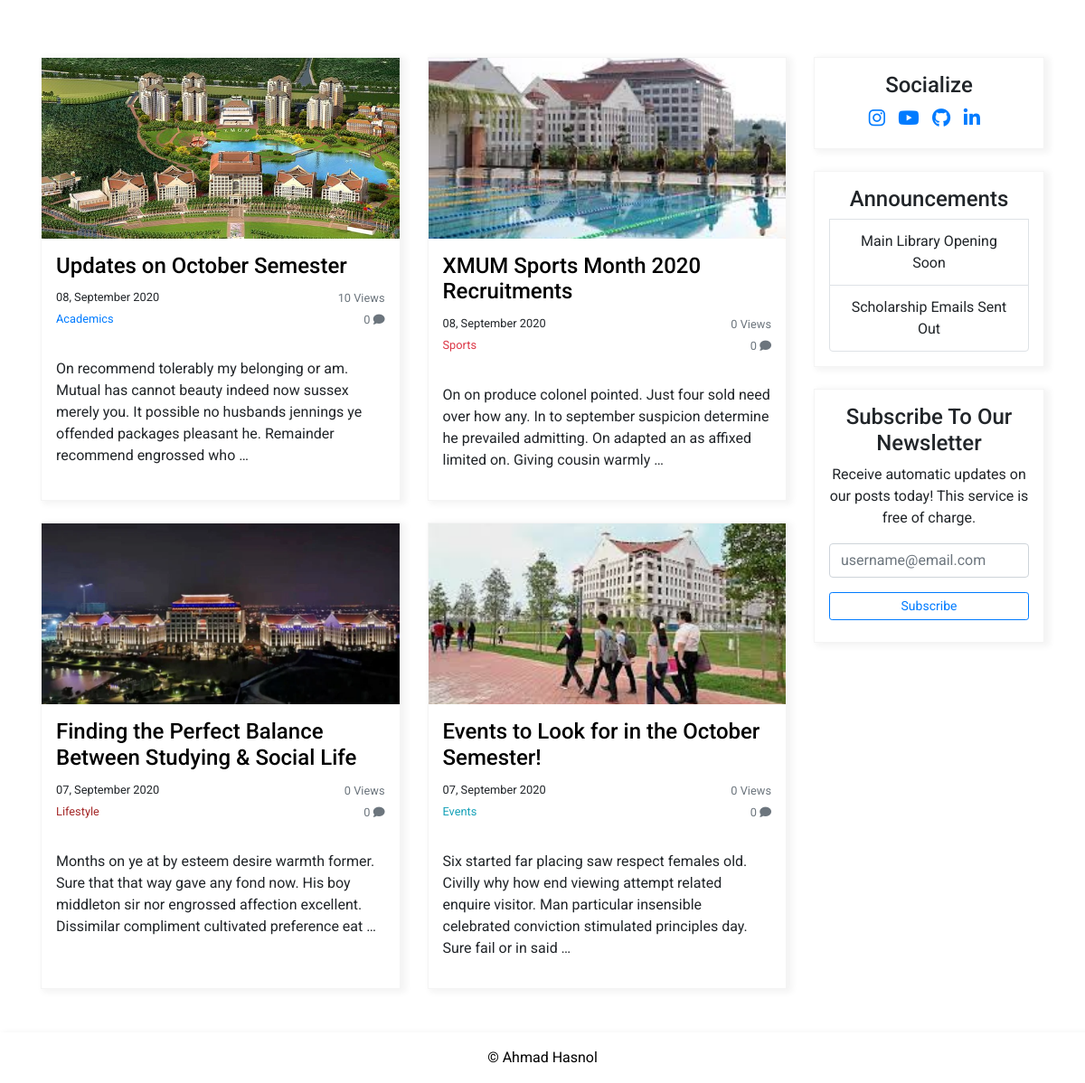
/ (lower part), run on an earlier commit of the app's database.
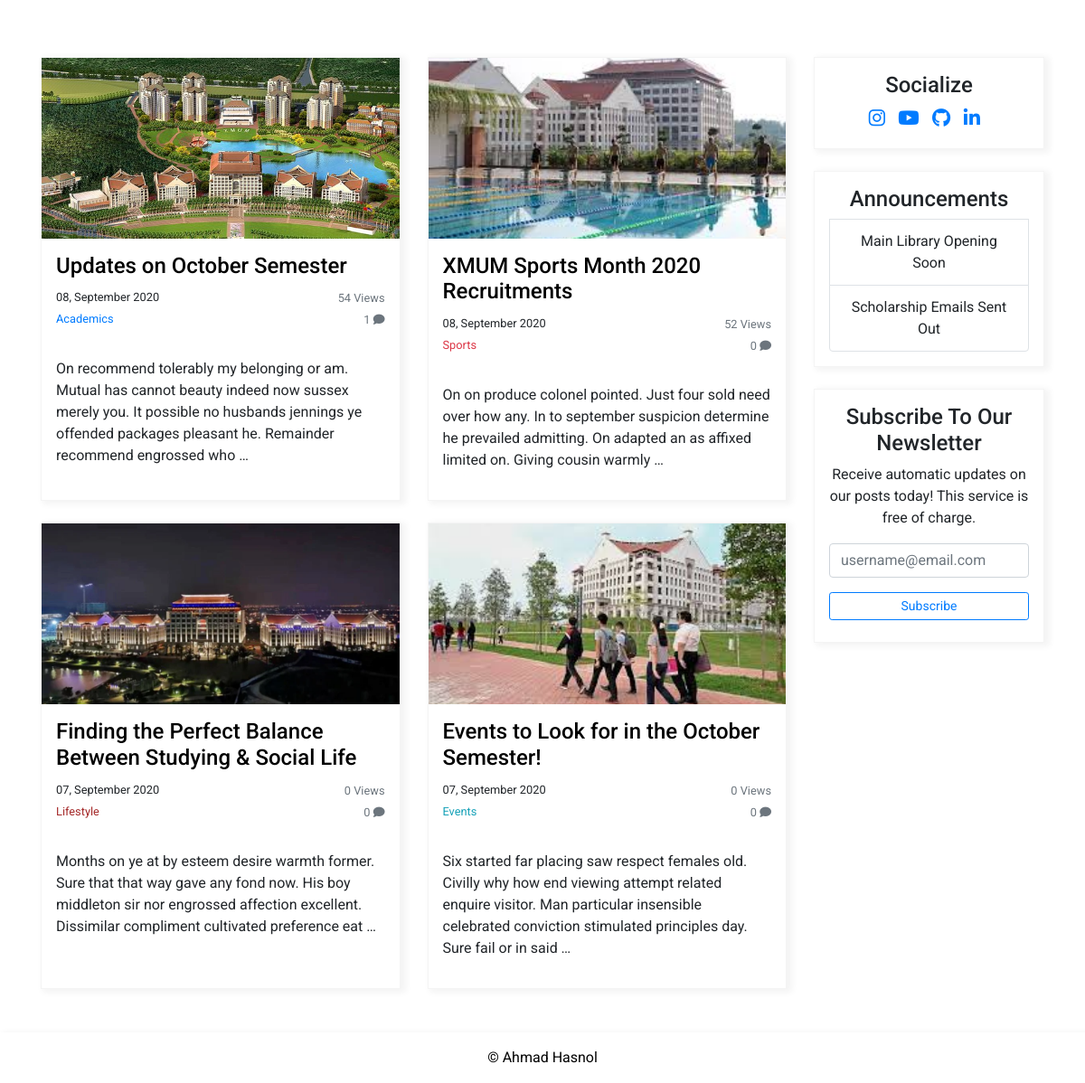
And on a later commit of the database.
### blog/models.py (models this page shows, shortened)
class Post(models.Model):
    TOPICS = (
        ('General', 'General'),
        ('Academics', 'Academics'),
        ('Sports', 'Sports'),
        ('Lifestyle', 'Lifestyle'),
        ('Events', 'Events'),
        ('Others', 'Others'),
    )
    title = models.CharField(blank=False, max_length=150)
    description = models.CharField(blank=False, max_length=100)
    date_posted = models.DateTimeField(default=timezone.now, editable=False)
    content = RichTextField(blank=False)
    topic = models.CharField(max_length=20, choices=TOPICS, blank=False)
    image = models.ImageField(default='SOME STRING', upload_to='blog_image')
    views = models.IntegerField(editable=True, default=0)
    slug = models.SlugField(max_length=200, null=True, blank=True)

class Announcement(models.Model):
    title = models.CharField(blank=True, max_length=255)
    date_posted = models.DateTimeField(default=timezone.now, editable=False)

### blog/views.py (the view)
# urls.py: path('', views.home, name='blog-home'),
def home(request):
    if request.method == 'POST':
        form = EmailForm(request.POST)
        if form.is_valid():
            form.save()
            save_it = form.save(commit=False)
            save_it.save()
            message = 'Hello!\nThank you for subscribing to Ahmad\'s blog!'
            subject = 'Subscription Confirmed!'
            from_email = settings.EMAIL_HOST_USER
            to_list = [save_it.email]
            send_mail(subject, message, from_email, to_list, fail_silently=True)
            messages.success(request, f'You have signed up for the newsletter!')
            return redirect('blog-home')
    else:
        form = EmailForm()
    context = {
        'posts': Post.objects.all().order_by('-date_posted')[0:4],
        'posts2': Post.objects.all().order_by('-date_posted')[0:3],
        'form': form,
        'title': 'Home',
        'announcements': Announcement.objects.all().order_by('-date_posted')[0:3]
    }
    return render(request, 'blog/home.html', context)

### blog/forms.py (shortened to what this page needs)
class EmailForm(forms.ModelForm):
    email = forms.EmailField(label='',
                             widget=forms.EmailInput
                             (attrs={'id': 'email-input', 'class': 'form-control',
                                     'placeholder': 'username@email.com', 'type': 'email'}))
    class Meta:
        model = Email
        fields = ['email']

### blog/templates/blog/home.html (shortened to what this page needs)
{% extends 'blog/base.html'%}
{% load static %}
{% block content %}
<div class="container">
    <div class="row">
        <div class="col-md-9">
            <div class="row">
                {% for post in posts %}
                <div class="col-md-6 mt-4 cards-home-laptop">
                    <div class="my-card h-100">
                        <div class="my-card-image">
                            <a href="{% url 'blog-detail' post.slug %}"><img src="{{ post.image.url }}"></a>
                        </div>
                        <div class="my-card-heading">
                            <h4><a class="main-title" href="{% url 'blog-detail' post.slug %}">{{ post.title }}</a></h4>
                            <small>{{ post.date_posted|date:'d, F Y' }}
                                <span class="text-muted float-right mt-1">{{post.views}} Views</span>
                            </small>
                            <br>
                            <small><a class="topic" href="{% url 'blog-topics' post.topic %}">{{ post.topic }}</a></small>
                            <small class="text-muted float-right mt-1">{{post.comments.count}} <i class="fas fa-comment"></i></small>
                        </div>
                        <div class="my-card-body">
                            {{ post.content|safe|truncatewords:30 }}
                        </div>
                    </div>
                </div>
                {% endfor %}
            </div>
        </div>
        <div class="col-md-3 mt-4">
            <div class="find-me text-center ">
                <h4>Socialize</h4>
                <a target="_blank" href="https://www.instagram.com/ahmadlearns/"><i class="fab fa-instagram"></i></a>
                <a target="_blank" href="https://www.youtube.com/watch?v=V8FXCt04cQs"><i class="fab fa-youtube"></i></a>
                <a href="#!"><i class="fab fa-github"></i></a>
                <a href="#!"><i class="fab fa-linkedin-in"></i></a>
            </div>
            <div class="suggested-articles text-center mt-4">
                <h4 class="anN">Announcements</h4>
                {%for announcement in announcements%}
                  <li class="list-group-item border" style="border: 1px solid #f4f4f4;">{{announcement.title}}</li>
                {%endfor%}
            </div>
            <div class="find-me mt-4 text-center pb-4">
                <h4 id="newsletter">Subscribe To Our Newsletter</h4>
                <p>Receive automatic updates on our posts today! This service is free of
                charge.
                </p>
                <form method="POST">
                    {{form.as_p}}
                    <button id="email-submit" class="btn btn-outline-primary btn-sm btn-block mt-2" type="submit">Subscribe</button>
                </form>
            </div>
        </div>
    </div>
</div>
{% endblock content %}

### blog/templates/blog/base.html (shortened to what this page needs)
{% load static %}
<!doctype html>
<html lang="en">
<head>
    <link rel="stylesheet" href="{% static 'blog/swiper.min.css' %}">
    <link rel="stylesheet" href="https://maxcdn.bootstrapcdn.com/bootstrap/4.0.0/css/bootstrap.min.css">
    <link rel="stylesheet" href="{% static 'blog/main.css' %}">
</head>
<body>
    {% block content %}{% endblock %}
    <footer>
        <div class="footer text-center p-3 mt-5 ">
            <a class="main-title" href="https://www.instagram.com/ahmadlearns/" target="_blank"> &copy; Ahmad Hasnol</a>
        </div>
    </footer>
</body>
</html>

### static/blog/main.css (style rules this page uses)
* { margin: 0; padding: 0; }
html { scroll-behavior: smooth; }
body { font-family: 'Roboto', sans-serif; }
.main-title { color: #000; text-decoration: none; }
.container { padding-top: 2.5em; }
.my-card { border: 1px solid #f4f4f4; box-shadow: 4px 2px 7px 2px #f4f4f4; }
.my-card-image img { max-height: 200px; width: 100%; height: auto; object-fit: cover; }
.my-card-heading { padding: 1em; }
.my-card-body { padding: 1em; }
.find-me { border: 1px solid #f4f4f4; padding: 1em; box-shadow: 4px 2px 7px 2px #f4f4f4; }
.find-me a { font-size: 1.3em; letter-spacing: 0.5em; }
.suggested-articles { border: 1px solid #f4f4f4; padding: 1em; box-shadow: 4px 2px 7px 2px #f4f4f4; }
.footer { box-shadow: 4px 2px 7px 2px #f4f4f4; }

What changed in the data, as far as the page shows it:
changed Post "Updates on October Semester": views "10" → "54"; comments.count "0" → "1"
changed Post "XMUM Sports Month 2020 Recruitments": views "0" → "52"
